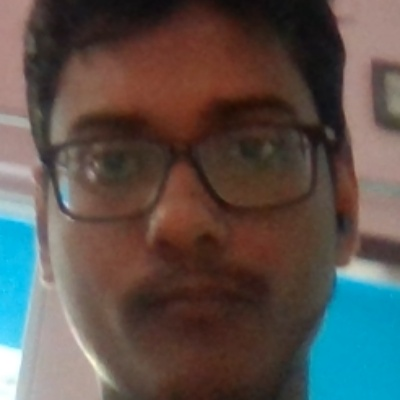
#> input picture Images/1.jpg, 400 x 400 px
$ jupyter execute Main.ipynb   (older library calls are emulated)
#> lines starting #> are read from the running program, lines starting #| are printed output that depends on the picture
[cell 1]
import cv2
import numpy as np
import matplotlib.pyplot as plt
from matplotlib.image import imread
from tkinter import *
from PIL import ImageTk, Image
from tkinter import filedialog
import os
import matplotlib.image as mpimg
from math import sqrt
import time

[cell 2]
root = Tk()
root.title('Image Viewer')
# def open():
# global my_image
# global filepath
root.file = filedialog.askopenfilename(
    initialdir="", title="select a file", filetypes=(("png files", "*.png"), ("jpg file", "*.jpg")))
#> the answer given: Images/1.jpg
# my_label = Label(root, text=root.file).pack()
# my_image = ImageTk.PhotoImage(Image.open(root.file))
# my_image_label = Label(image=my_image).pack()
filepath = os.path.abspath(root.file)


# my_btn = Button(root, text="open file", command=open).pack()

root.mainloop()

ip_img = imread(filepath)
#> ip_img is the input picture: shape (400, 400, 3); mean R, G, B 89.7, 82.4, 77.9
r, g, b = ip_img[:, :, 0], ip_img[:, :, 1], ip_img[:, :, 2]
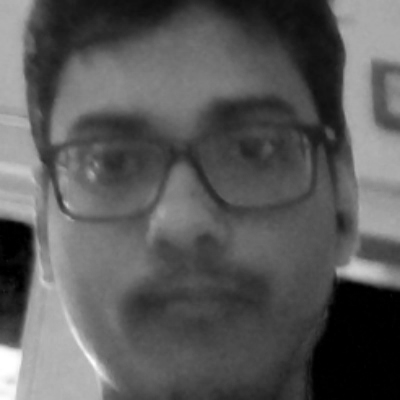
#> r: shape (400, 400); min 0, max 255, mean 89.7
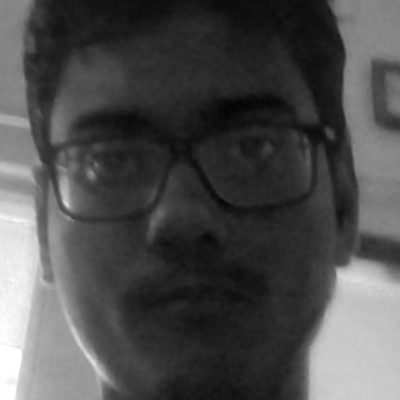
#> b: shape (400, 400); min 2, max 255, mean 77.9
gamma = 1.04

rc, gc, bc = 0.2126, 0.7152, 0.0722
ch, cw, cc = ip_img.shape
#> ch = 400; cw = 400; cc = 3

g_img = rc*r**gamma+gc*g**gamma+bc*b**gamma
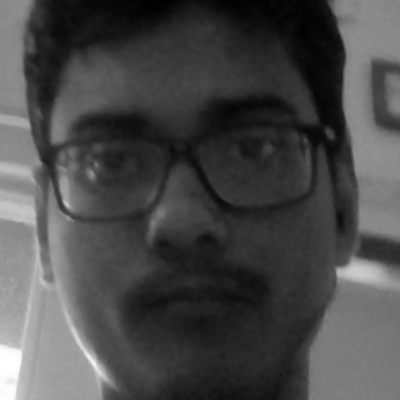
#> g_img: shape (400, 400) float64; min 11.7, max 318.3, mean 100.7; drawn with min black and max white
gh, gw = g_img.shape
#> gh = 400; gw = 400

fig = plt.figure(1)
img1, img2 = fig.add_subplot(121), fig.add_subplot(122)
img1.set_title('color \nSize: '+str(ch)+'x'+str(cw)+'x'+str(cc))
img1.imshow(ip_img)
img2.set_title('gray scale \nSize: '+str(gh)+'x'+str(gw))
img2.imshow(g_img, cmap=plt.cm.get_cmap('gray'))

fig.show()
plt.show()

open("myfile.jpg", "w")

cv2.imwrite("myfile.jpg", g_img)
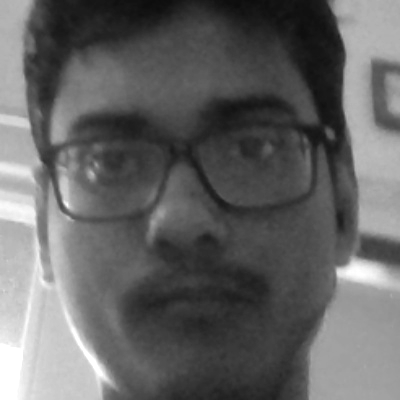
#> saved as myfile.jpg: shape (400, 400); min 12, max 255, mean 100.3
cv2.waitKey(0)

src_img=cv2.imread('myfile.jpg')
#> src_img: shape (400, 400, 3); min 12, max 255, mean 100.3


cv2.destroyAllWindows()

# Gaussian Filter

[cell 3]
def imgGauss(image2):
    new_image_gauss = cv2.GaussianBlur(image2, (7, 7),0)
    plt.figure(figsize=(11,6))
    plt.subplot(121), plt.imshow(image2, cmap='gray'),plt.title('Original')
    plt.xticks([]), plt.yticks([])
    plt.subplot(122), plt.imshow(new_image_gauss, cmap='gray'),plt.title('Gaussian Filter')
    plt.xticks([]), plt.yticks([])
    plt.show()

imgGauss(src_img)
cv2.waitKey(0)

# Laplacian Filter

[cell 4]
def imgLaplac(image2):
    new_image = cv2.Laplacian(image2,cv2.CV_64F)
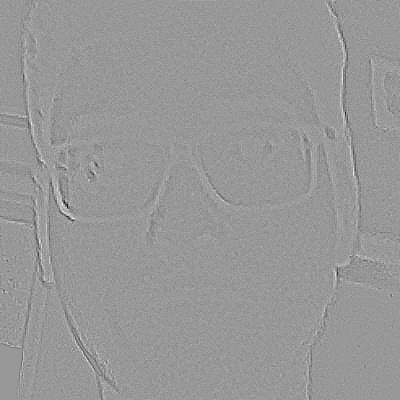
#> new_image: shape (400, 400, 3) float64; min -68, max 46, mean 0; drawn with min black and max white
    plt.figure(figsize=(11,6))
    plt.subplot(121), plt.imshow(image2, cmap='gray'),plt.title('Original')
    plt.xticks([]), plt.yticks([])
    plt.subplot(122), plt.imshow(new_image, cmap='gray'),plt.title('Laplacian')
    plt.xticks([]), plt.yticks([])
    # plt.subplot(133), plt.imshow(image2 + new_image, cmap='gray'),plt.title('Resulting image')
    # plt.xticks([]), plt.yticks([])
    plt.show()
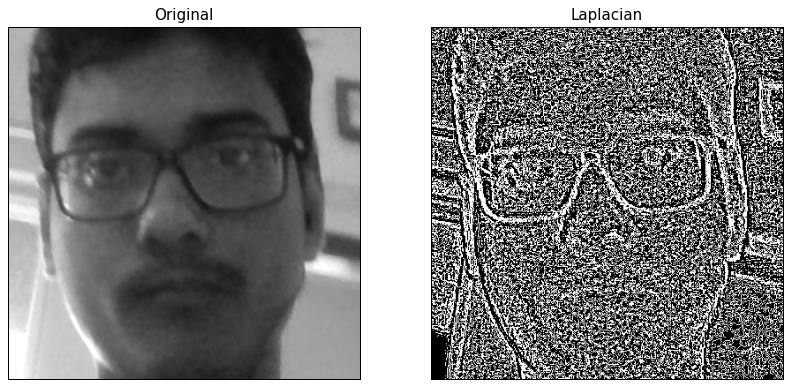
#> figure drawn by matplotlib, 2 panels

imgLaplac(src_img)
cv2.waitKey(0)

# Sobel Filter

[cell 5]
def imgSobel(image):
    gradients_sobelx = cv2.Sobel(image, -1, 1, 0)
    gradients_sobely = cv2.Sobel(image, -1, 0, 1)
    gradients_sobelxy = cv2.addWeighted(gradients_sobelx, 0.5, gradients_sobely, 0.5, 0)
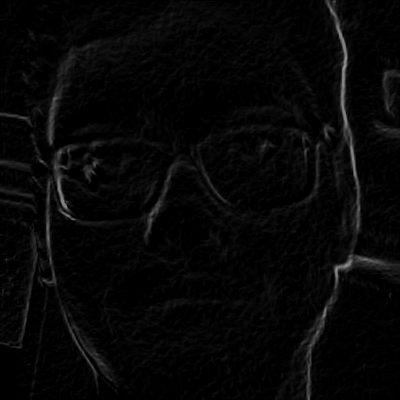
#> gradients_sobelxy: shape (400, 400, 3); min 0, max 157, mean 6.6


    plt.subplot(2,2,1), plt.imshow(image, cmap='gray')
    plt.title('Original'),plt.xticks([]),plt.yticks([])
    plt.subplot(2,2,2),plt.imshow(gradients_sobelx, cmap='gray')
    plt.title('Sobel x'),plt.xticks([]),plt.yticks([])
    plt.subplot(2,2,3),plt.imshow(gradients_sobely, cmap='gray')
    plt.title('Sobel y'),plt.xticks([]),plt.yticks([])
    plt.subplot(2,2,4),plt.imshow(gradients_sobelxy, cmap='gray')
    plt.title('Sobel x + y'),plt.xticks([]),plt.yticks([])

    plt.show()


imgSobel(src_img)
cv2.waitKey(0)

# Prewitt Filter

[cell 6]
def imgPrewitt(src_img):
    kernelx=np.array([[1,0,-1],[1,0,-1],[1,0,-1]])
    kernely=np.array([[1,1,1],[0,0,0],[-1,-1,1]])
    img_prewittx=cv2.filter2D(src_img,-1,kernelx)
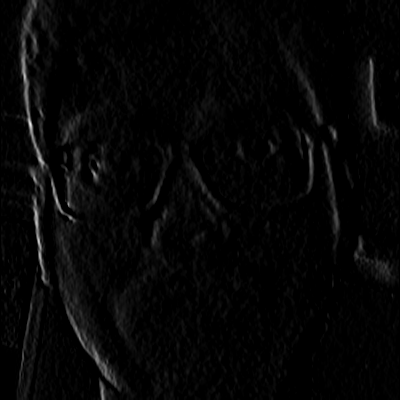
#> img_prewittx: shape (400, 400, 3); min 0, max 232, mean 5.9
    img_prewitty=cv2.filter2D(src_img,-1,kernely)
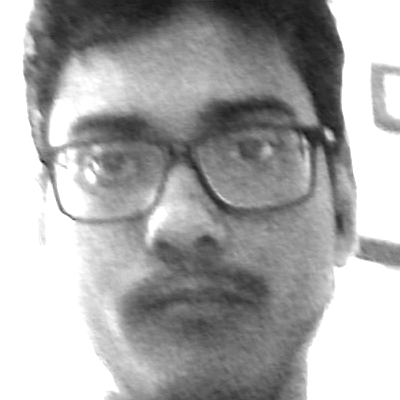
#> img_prewitty: shape (400, 400, 3); min 21, max 255, mean 168.7

    plt.subplot(2,2,1), plt.imshow(src_img, cmap='gray')
    plt.title('Original'),plt.xticks([]),plt.yticks([])
    plt.subplot(2,2,2),plt.imshow(img_prewittx, cmap='gray')
    plt.title('prewittx'),plt.xticks([]),plt.yticks([])
    plt.subplot(2,2,3),plt.imshow(img_prewitty, cmap='gray')
    plt.title('prewitty'),plt.xticks([]),plt.yticks([])
    plt.subplot(2,2,4),plt.imshow(img_prewittx+img_prewitty, cmap='gray')
    plt.title('prewittxy'),plt.xticks([]),plt.yticks([])

    plt.show()
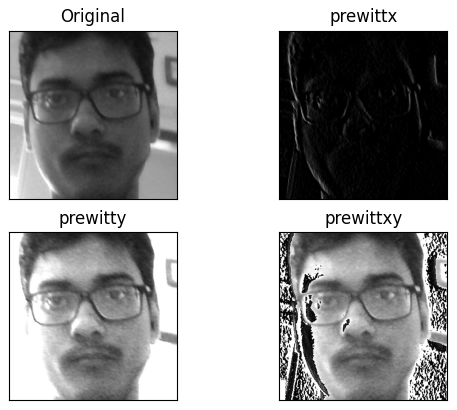
#> figure drawn by matplotlib, 4 panels

imgPrewitt(src_img)
cv2.waitKey(0)

$ run again, on Images/100.jpg
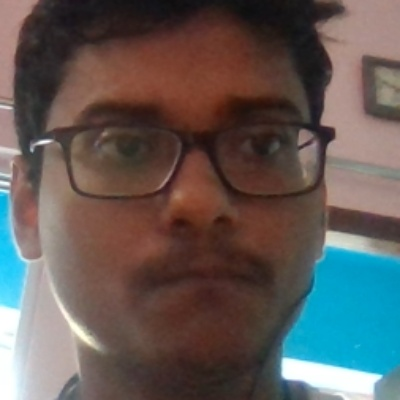
#> input picture Images/100.jpg, 400 x 400 px
#> ip_img is the input picture: shape (400, 400, 3); mean R, G, B 97.5, 90.5, 87.6
#> in imgPrewitt, `img_prewitty=cv2.filter2D(src_img,-1,kernely)`:
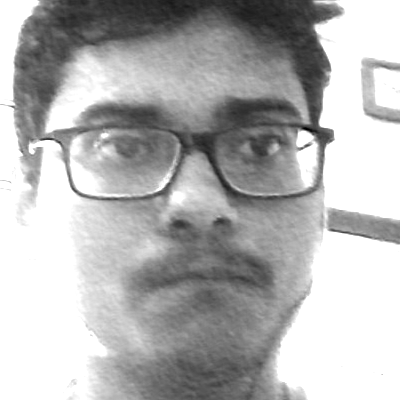
#> img_prewitty: shape (400, 400, 3); min 0, max 255, mean 179
#> in imgPrewitt, `plt.show()`:
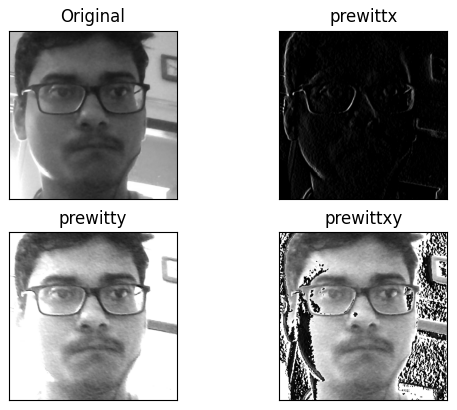
#> figure drawn by matplotlib, 4 panels
